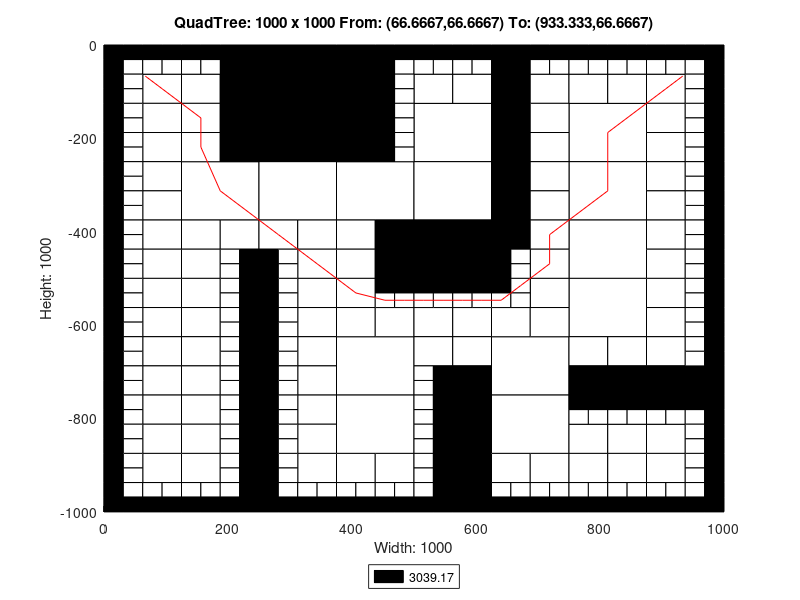

Recreate this plot in MATLAB.
axis([0 1000 -1000 0]);
title('QuadTree: 1000 x 1000 From: (66.6667,66.6667) To: (933.333,66.6667)');
xlabel('Width: 1000');
ylabel('Height: 1000');
rectangle('Position',[250 -125 125 125], 'FaceColor',[0 0 0]);
rectangle('Position',[250 -250 125 125], 'FaceColor',[0 0 0]);
rectangle('Position',[125 -375 125 125], 'FaceColor',[1 1 1]);
rectangle('Position',[250 -375 125 125], 'FaceColor',[1 1 1]);
rectangle('Position',[375 -375 125 125], 'FaceColor',[1 1 1]);
rectangle('Position',[500 -250 125 125], 'FaceColor',[1 1 1]);
rectangle('Position',[750 -250 125 125], 'FaceColor',[1 1 1]);
rectangle('Position',[500 -375 125 125], 'FaceColor',[1 1 1]);
rectangle('Position',[500 -500 125 125], 'FaceColor',[0 0 0]);
rectangle('Position',[750 -375 125 125], 'FaceColor',[1 1 1]);
rectangle('Position',[750 -500 125 125], 'FaceColor',[1 1 1]);
rectangle('Position',[375 -750 125 125], 'FaceColor',[1 1 1]);
rectangle('Position',[375 -875 125 125], 'FaceColor',[1 1 1]);
rectangle('Position',[625 -750 125 125], 'FaceColor',[1 1 1]);
rectangle('Position',[750 -625 125 125], 'FaceColor',[1 1 1]);
rectangle('Position',[625 -875 125 125], 'FaceColor',[1 1 1]);
rectangle('Position',[62.5 -125 62.5 62.5], 'FaceColor',[1 1 1]);
rectangle('Position',[187.5 -62.5 62.5 62.5], 'FaceColor',[0 0 0]);
rectangle('Position',[125 -125 62.5 62.5], 'FaceColor',[1 1 1]);
rectangle('Position',[187.5 -125 62.5 62.5], 'FaceColor',[0 0 0]);
rectangle('Position',[62.5 -187.5 62.5 62.5], 'FaceColor',[1 1 1]);
rectangle('Position',[62.5 -250 62.5 62.5], 'FaceColor',[1 1 1]);
rectangle('Position',[125 -187.5 62.5 62.5], 'FaceColor',[1 1 1]);
rectangle('Position',[187.5 -187.5 62.5 62.5], 'FaceColor',[0 0 0]);
rectangle('Position',[125 -250 62.5 62.5], 'FaceColor',[1 1 1]);
rectangle('Position',[187.5 -250 62.5 62.5], 'FaceColor',[0 0 0]);
rectangle('Position',[375 -62.5 62.5 62.5], 'FaceColor',[0 0 0]);
rectangle('Position',[375 -125 62.5 62.5], 'FaceColor',[0 0 0]);
rectangle('Position',[375 -187.5 62.5 62.5], 'FaceColor',[0 0 0]);
rectangle('Position',[375 -250 62.5 62.5], 'FaceColor',[0 0 0]);
rectangle('Position',[62.5 -312.5 62.5 62.5], 'FaceColor',[1 1 1]);
rectangle('Position',[62.5 -375 62.5 62.5], 'FaceColor',[1 1 1]);
rectangle('Position',[62.5 -437.5 62.5 62.5], 'FaceColor',[1 1 1]);
rectangle('Position',[62.5 -500 62.5 62.5], 'FaceColor',[1 1 1]);
rectangle('Position',[125 -437.5 62.5 62.5], 'FaceColor',[1 1 1]);
rectangle('Position',[187.5 -437.5 62.5 62.5], 'FaceColor',[1 1 1]);
rectangle('Position',[125 -500 62.5 62.5], 'FaceColor',[1 1 1]);
rectangle('Position',[250 -437.5 62.5 62.5], 'FaceColor',[1 1 1]);
rectangle('Position',[312.5 -437.5 62.5 62.5], 'FaceColor',[1 1 1]);
rectangle('Position',[312.5 -500 62.5 62.5], 'FaceColor',[1 1 1]);
rectangle('Position',[375 -437.5 62.5 62.5], 'FaceColor',[1 1 1]);
rectangle('Position',[437.5 -437.5 62.5 62.5], 'FaceColor',[0 0 0]);
rectangle('Position',[375 -500 62.5 62.5], 'FaceColor',[1 1 1]);
rectangle('Position',[437.5 -500 62.5 62.5], 'FaceColor',[0 0 0]);
rectangle('Position',[500 -125 62.5 62.5], 'FaceColor',[1 1 1]);
rectangle('Position',[562.5 -125 62.5 62.5], 'FaceColor',[1 1 1]);
rectangle('Position',[625 -62.5 62.5 62.5], 'FaceColor',[0 0 0]);
rectangle('Position',[625 -125 62.5 62.5], 'FaceColor',[0 0 0]);
rectangle('Position',[687.5 -125 62.5 62.5], 'FaceColor',[1 1 1]);
rectangle('Position',[625 -187.5 62.5 62.5], 'FaceColor',[0 0 0]);
rectangle('Position',[687.5 -187.5 62.5 62.5], 'FaceColor',[1 1 1]);
rectangle('Position',[625 -250 62.5 62.5], 'FaceColor',[0 0 0]);
rectangle('Position',[687.5 -250 62.5 62.5], 'FaceColor',[1 1 1]);
rectangle('Position',[750 -125 62.5 62.5], 'FaceColor',[1 1 1]);
rectangle('Position',[812.5 -125 62.5 62.5], 'FaceColor',[1 1 1]);
rectangle('Position',[875 -125 62.5 62.5], 'FaceColor',[1 1 1]);
rectangle('Position',[875 -187.5 62.5 62.5], 'FaceColor',[1 1 1]);
rectangle('Position',[875 -250 62.5 62.5], 'FaceColor',[1 1 1]);
rectangle('Position',[625 -312.5 62.5 62.5], 'FaceColor',[0 0 0]);
rectangle('Position',[687.5 -312.5 62.5 62.5], 'FaceColor',[1 1 1]);
rectangle('Position',[625 -375 62.5 62.5], 'FaceColor',[0 0 0]);
rectangle('Position',[687.5 -375 62.5 62.5], 'FaceColor',[1 1 1]);
rectangle('Position',[625 -437.5 62.5 62.5], 'FaceColor',[0 0 0]);
rectangle('Position',[687.5 -437.5 62.5 62.5], 'FaceColor',[1 1 1]);
rectangle('Position',[687.5 -500 62.5 62.5], 'FaceColor',[1 1 1]);
rectangle('Position',[875 -312.5 62.5 62.5], 'FaceColor',[1 1 1]);
rectangle('Position',[875 -375 62.5 62.5], 'FaceColor',[1 1 1]);
rectangle('Position',[875 -437.5 62.5 62.5], 'FaceColor',[1 1 1]);
rectangle('Position',[875 -500 62.5 62.5], 'FaceColor',[1 1 1]);
rectangle('Position',[62.5 -562.5 62.5 62.5], 'FaceColor',[1 1 1]);
rectangle('Position',[62.5 -625 62.5 62.5], 'FaceColor',[1 1 1]);
rectangle('Position',[125 -562.5 62.5 62.5], 'FaceColor',[1 1 1]);
rectangle('Position',[125 -625 62.5 62.5], 'FaceColor',[1 1 1]);
rectangle('Position',[62.5 -687.5 62.5 62.5], 'FaceColor',[1 1 1]);
rectangle('Position',[62.5 -750 62.5 62.5], 'FaceColor',[1 1 1]);
rectangle('Position',[125 -687.5 62.5 62.5], 'FaceColor',[1 1 1]);
rectangle('Position',[125 -750 62.5 62.5], 'FaceColor',[1 1 1]);
rectangle('Position',[312.5 -562.5 62.5 62.5], 'FaceColor',[1 1 1]);
rectangle('Position',[312.5 -625 62.5 62.5], 'FaceColor',[1 1 1]);
rectangle('Position',[375 -562.5 62.5 62.5], 'FaceColor',[1 1 1]);
rectangle('Position',[375 -625 62.5 62.5], 'FaceColor',[1 1 1]);
rectangle('Position',[437.5 -625 62.5 62.5], 'FaceColor',[1 1 1]);
rectangle('Position',[312.5 -687.5 62.5 62.5], 'FaceColor',[1 1 1]);
rectangle('Position',[312.5 -750 62.5 62.5], 'FaceColor',[1 1 1]);
rectangle('Position',[62.5 -812.5 62.5 62.5], 'FaceColor',[1 1 1]);
rectangle('Position',[62.5 -875 62.5 62.5], 'FaceColor',[1 1 1]);
rectangle('Position',[125 -812.5 62.5 62.5], 'FaceColor',[1 1 1]);
rectangle('Position',[125 -875 62.5 62.5], 'FaceColor',[1 1 1]);
rectangle('Position',[62.5 -937.5 62.5 62.5], 'FaceColor',[1 1 1]);
rectangle('Position',[125 -937.5 62.5 62.5], 'FaceColor',[1 1 1]);
rectangle('Position',[312.5 -812.5 62.5 62.5], 'FaceColor',[1 1 1]);
rectangle('Position',[312.5 -875 62.5 62.5], 'FaceColor',[1 1 1]);
rectangle('Position',[312.5 -937.5 62.5 62.5], 'FaceColor',[1 1 1]);
rectangle('Position',[375 -937.5 62.5 62.5], 'FaceColor',[1 1 1]);
rectangle('Position',[437.5 -937.5 62.5 62.5], 'FaceColor',[1 1 1]);
rectangle('Position',[500 -625 62.5 62.5], 'FaceColor',[1 1 1]);
rectangle('Position',[562.5 -625 62.5 62.5], 'FaceColor',[1 1 1]);
rectangle('Position',[687.5 -562.5 62.5 62.5], 'FaceColor',[1 1 1]);
rectangle('Position',[625 -625 62.5 62.5], 'FaceColor',[1 1 1]);
rectangle('Position',[687.5 -625 62.5 62.5], 'FaceColor',[1 1 1]);
rectangle('Position',[500 -687.5 62.5 62.5], 'FaceColor',[1 1 1]);
rectangle('Position',[562.5 -687.5 62.5 62.5], 'FaceColor',[1 1 1]);
rectangle('Position',[562.5 -750 62.5 62.5], 'FaceColor',[0 0 0]);
rectangle('Position',[875 -562.5 62.5 62.5], 'FaceColor',[1 1 1]);
rectangle('Position',[875 -625 62.5 62.5], 'FaceColor',[1 1 1]);
rectangle('Position',[750 -687.5 62.5 62.5], 'FaceColor',[1 1 1]);
rectangle('Position',[812.5 -687.5 62.5 62.5], 'FaceColor',[1 1 1]);
rectangle('Position',[750 -750 62.5 62.5], 'FaceColor',[0 0 0]);
rectangle('Position',[812.5 -750 62.5 62.5], 'FaceColor',[0 0 0]);
rectangle('Position',[875 -687.5 62.5 62.5], 'FaceColor',[1 1 1]);
rectangle('Position',[875 -750 62.5 62.5], 'FaceColor',[0 0 0]);
rectangle('Position',[937.5 -750 62.5 62.5], 'FaceColor',[0 0 0]);
rectangle('Position',[562.5 -812.5 62.5 62.5], 'FaceColor',[0 0 0]);
rectangle('Position',[562.5 -875 62.5 62.5], 'FaceColor',[0 0 0]);
rectangle('Position',[562.5 -937.5 62.5 62.5], 'FaceColor',[0 0 0]);
rectangle('Position',[562.5 -1000 62.5 62.5], 'FaceColor',[0 0 0]);
rectangle('Position',[625 -937.5 62.5 62.5], 'FaceColor',[1 1 1]);
rectangle('Position',[687.5 -937.5 62.5 62.5], 'FaceColor',[1 1 1]);
rectangle('Position',[750 -875 62.5 62.5], 'FaceColor',[1 1 1]);
rectangle('Position',[812.5 -875 62.5 62.5], 'FaceColor',[1 1 1]);
rectangle('Position',[875 -875 62.5 62.5], 'FaceColor',[1 1 1]);
rectangle('Position',[750 -937.5 62.5 62.5], 'FaceColor',[1 1 1]);
rectangle('Position',[812.5 -937.5 62.5 62.5], 'FaceColor',[1 1 1]);
rectangle('Position',[875 -937.5 62.5 62.5], 'FaceColor',[1 1 1]);
rectangle('Position',[0 -31.25 31.25 31.25], 'FaceColor',[0 0 0]);
rectangle('Position',[31.25 -31.25 31.25 31.25], 'FaceColor',[0 0 0]);
rectangle('Position',[0 -62.5 31.25 31.25], 'FaceColor',[0 0 0]);
rectangle('Position',[31.25 -62.5 31.25 31.25], 'FaceColor',[1 1 1]);
rectangle('Position',[62.5 -31.25 31.25 31.25], 'FaceColor',[0 0 0]);
rectangle('Position',[93.75 -31.25 31.25 31.25], 'FaceColor',[0 0 0]);
rectangle('Position',[62.5 -62.5 31.25 31.25], 'FaceColor',[1 1 1]);
rectangle('Position',[93.75 -62.5 31.25 31.25], 'FaceColor',[1 1 1]);
rectangle('Position',[0 -93.75 31.25 31.25], 'FaceColor',[0 0 0]);
rectangle('Position',[31.25 -93.75 31.25 31.25], 'FaceColor',[1 1 1]);
rectangle('Position',[0 -125 31.25 31.25], 'FaceColor',[0 0 0]);
rectangle('Position',[31.25 -125 31.25 31.25], 'FaceColor',[1 1 1]);
rectangle('Position',[125 -31.25 31.25 31.25], 'FaceColor',[0 0 0]);
rectangle('Position',[156.25 -31.25 31.25 31.25], 'FaceColor',[0 0 0]);
rectangle('Position',[125 -62.5 31.25 31.25], 'FaceColor',[1 1 1]);
rectangle('Position',[156.25 -62.5 31.25 31.25], 'FaceColor',[1 1 1]);
rectangle('Position',[0 -156.25 31.25 31.25], 'FaceColor',[0 0 0]);
rectangle('Position',[31.25 -156.25 31.25 31.25], 'FaceColor',[1 1 1]);
rectangle('Position',[0 -187.5 31.25 31.25], 'FaceColor',[0 0 0]);
rectangle('Position',[31.25 -187.5 31.25 31.25], 'FaceColor',[1 1 1]);
rectangle('Position',[0 -218.75 31.25 31.25], 'FaceColor',[0 0 0]);
rectangle('Position',[31.25 -218.75 31.25 31.25], 'FaceColor',[1 1 1]);
rectangle('Position',[0 -250 31.25 31.25], 'FaceColor',[0 0 0]);
rectangle('Position',[31.25 -250 31.25 31.25], 'FaceColor',[1 1 1]);
rectangle('Position',[437.5 -31.25 31.25 31.25], 'FaceColor',[0 0 0]);
rectangle('Position',[468.75 -31.25 31.25 31.25], 'FaceColor',[0 0 0]);
rectangle('Position',[437.5 -62.5 31.25 31.25], 'FaceColor',[0 0 0]);
rectangle('Position',[468.75 -62.5 31.25 31.25], 'FaceColor',[1 1 1]);
rectangle('Position',[437.5 -93.75 31.25 31.25], 'FaceColor',[0 0 0]);
rectangle('Position',[468.75 -93.75 31.25 31.25], 'FaceColor',[1 1 1]);
rectangle('Position',[437.5 -125 31.25 31.25], 'FaceColor',[0 0 0]);
rectangle('Position',[468.75 -125 31.25 31.25], 'FaceColor',[1 1 1]);
rectangle('Position',[437.5 -156.25 31.25 31.25], 'FaceColor',[0 0 0]);
rectangle('Position',[468.75 -156.25 31.25 31.25], 'FaceColor',[1 1 1]);
rectangle('Position',[437.5 -187.5 31.25 31.25], 'FaceColor',[0 0 0]);
rectangle('Position',[468.75 -187.5 31.25 31.25], 'FaceColor',[1 1 1]);
rectangle('Position',[437.5 -218.75 31.25 31.25], 'FaceColor',[0 0 0]);
rectangle('Position',[468.75 -218.75 31.25 31.25], 'FaceColor',[1 1 1]);
rectangle('Position',[437.5 -250 31.25 31.25], 'FaceColor',[0 0 0]);
rectangle('Position',[468.75 -250 31.25 31.25], 'FaceColor',[1 1 1]);
rectangle('Position',[0 -281.25 31.25 31.25], 'FaceColor',[0 0 0]);
rectangle('Position',[31.25 -281.25 31.25 31.25], 'FaceColor',[1 1 1]);
rectangle('Position',[0 -312.5 31.25 31.25], 'FaceColor',[0 0 0]);
rectangle('Position',[31.25 -312.5 31.25 31.25], 'FaceColor',[1 1 1]);
rectangle('Position',[0 -343.75 31.25 31.25], 'FaceColor',[0 0 0]);
rectangle('Position',[31.25 -343.75 31.25 31.25], 'FaceColor',[1 1 1]);
rectangle('Position',[0 -375 31.25 31.25], 'FaceColor',[0 0 0]);
rectangle('Position',[31.25 -375 31.25 31.25], 'FaceColor',[1 1 1]);
rectangle('Position',[0 -406.25 31.25 31.25], 'FaceColor',[0 0 0]);
rectangle('Position',[31.25 -406.25 31.25 31.25], 'FaceColor',[1 1 1]);
rectangle('Position',[0 -437.5 31.25 31.25], 'FaceColor',[0 0 0]);
rectangle('Position',[31.25 -437.5 31.25 31.25], 'FaceColor',[1 1 1]);
rectangle('Position',[0 -468.75 31.25 31.25], 'FaceColor',[0 0 0]);
rectangle('Position',[31.25 -468.75 31.25 31.25], 'FaceColor',[1 1 1]);
rectangle('Position',[0 -500 31.25 31.25], 'FaceColor',[0 0 0]);
rectangle('Position',[31.25 -500 31.25 31.25], 'FaceColor',[1 1 1]);
rectangle('Position',[187.5 -468.75 31.25 31.25], 'FaceColor',[1 1 1]);
rectangle('Position',[218.75 -468.75 31.25 31.25], 'FaceColor',[0 0 0]);
rectangle('Position',[187.5 -500 31.25 31.25], 'FaceColor',[1 1 1]);
rectangle('Position',[218.75 -500 31.25 31.25], 'FaceColor',[0 0 0]);
rectangle('Position',[250 -468.75 31.25 31.25], 'FaceColor',[0 0 0]);
rectangle('Position',[281.25 -468.75 31.25 31.25], 'FaceColor',[1 1 1]);
rectangle('Position',[250 -500 31.25 31.25], 'FaceColor',[0 0 0]);
rectangle('Position',[281.25 -500 31.25 31.25], 'FaceColor',[1 1 1]);
rectangle('Position',[500 -31.25 31.25 31.25], 'FaceColor',[0 0 0]);
rectangle('Position',[531.25 -31.25 31.25 31.25], 'FaceColor',[0 0 0]);
rectangle('Position',[500 -62.5 31.25 31.25], 'FaceColor',[1 1 1]);
rectangle('Position',[531.25 -62.5 31.25 31.25], 'FaceColor',[1 1 1]);
rectangle('Position',[562.5 -31.25 31.25 31.25], 'FaceColor',[0 0 0]);
rectangle('Position',[593.75 -31.25 31.25 31.25], 'FaceColor',[0 0 0]);
rectangle('Position',[562.5 -62.5 31.25 31.25], 'FaceColor',[1 1 1]);
rectangle('Position',[593.75 -62.5 31.25 31.25], 'FaceColor',[1 1 1]);
rectangle('Position',[687.5 -31.25 31.25 31.25], 'FaceColor',[0 0 0]);
rectangle('Position',[718.75 -31.25 31.25 31.25], 'FaceColor',[0 0 0]);
rectangle('Position',[687.5 -62.5 31.25 31.25], 'FaceColor',[1 1 1]);
rectangle('Position',[718.75 -62.5 31.25 31.25], 'FaceColor',[1 1 1]);
rectangle('Position',[750 -31.25 31.25 31.25], 'FaceColor',[0 0 0]);
rectangle('Position',[781.25 -31.25 31.25 31.25], 'FaceColor',[0 0 0]);
rectangle('Position',[750 -62.5 31.25 31.25], 'FaceColor',[1 1 1]);
rectangle('Position',[781.25 -62.5 31.25 31.25], 'FaceColor',[1 1 1]);
rectangle('Position',[812.5 -31.25 31.25 31.25], 'FaceColor',[0 0 0]);
rectangle('Position',[843.75 -31.25 31.25 31.25], 'FaceColor',[0 0 0]);
rectangle('Position',[812.5 -62.5 31.25 31.25], 'FaceColor',[1 1 1]);
rectangle('Position',[843.75 -62.5 31.25 31.25], 'FaceColor',[1 1 1]);
rectangle('Position',[875 -31.25 31.25 31.25], 'FaceColor',[0 0 0]);
rectangle('Position',[906.25 -31.25 31.25 31.25], 'FaceColor',[0 0 0]);
rectangle('Position',[875 -62.5 31.25 31.25], 'FaceColor',[1 1 1]);
rectangle('Position',[906.25 -62.5 31.25 31.25], 'FaceColor',[1 1 1]);
rectangle('Position',[937.5 -31.25 31.25 31.25], 'FaceColor',[0 0 0]);
rectangle('Position',[968.75 -31.25 31.25 31.25], 'FaceColor',[0 0 0]);
rectangle('Position',[937.5 -62.5 31.25 31.25], 'FaceColor',[1 1 1]);
rectangle('Position',[968.75 -62.5 31.25 31.25], 'FaceColor',[0 0 0]);
rectangle('Position',[937.5 -93.75 31.25 31.25], 'FaceColor',[1 1 1]);
rectangle('Position',[968.75 -93.75 31.25 31.25], 'FaceColor',[0 0 0]);
rectangle('Position',[937.5 -125 31.25 31.25], 'FaceColor',[1 1 1]);
rectangle('Position',[968.75 -125 31.25 31.25], 'FaceColor',[0 0 0]);
rectangle('Position',[937.5 -156.25 31.25 31.25], 'FaceColor',[1 1 1]);
rectangle('Position',[968.75 -156.25 31.25 31.25], 'FaceColor',[0 0 0]);
rectangle('Position',[937.5 -187.5 31.25 31.25], 'FaceColor',[1 1 1]);
rectangle('Position',[968.75 -187.5 31.25 31.25], 'FaceColor',[0 0 0]);
rectangle('Position',[937.5 -218.75 31.25 31.25], 'FaceColor',[1 1 1]);
rectangle('Position',[968.75 -218.75 31.25 31.25], 'FaceColor',[0 0 0]);
rectangle('Position',[937.5 -250 31.25 31.25], 'FaceColor',[1 1 1]);
rectangle('Position',[968.75 -250 31.25 31.25], 'FaceColor',[0 0 0]);
rectangle('Position',[625 -468.75 31.25 31.25], 'FaceColor',[0 0 0]);
rectangle('Position',[656.25 -468.75 31.25 31.25], 'FaceColor',[1 1 1]);
rectangle('Position',[625 -500 31.25 31.25], 'FaceColor',[0 0 0]);
rectangle('Position',[656.25 -500 31.25 31.25], 'FaceColor',[1 1 1]);
rectangle('Position',[937.5 -281.25 31.25 31.25], 'FaceColor',[1 1 1]);
rectangle('Position',[968.75 -281.25 31.25 31.25], 'FaceColor',[0 0 0]);
rectangle('Position',[937.5 -312.5 31.25 31.25], 'FaceColor',[1 1 1]);
rectangle('Position',[968.75 -312.5 31.25 31.25], 'FaceColor',[0 0 0]);
rectangle('Position',[937.5 -343.75 31.25 31.25], 'FaceColor',[1 1 1]);
rectangle('Position',[968.75 -343.75 31.25 31.25], 'FaceColor',[0 0 0]);
rectangle('Position',[937.5 -375 31.25 31.25], 'FaceColor',[1 1 1]);
rectangle('Position',[968.75 -375 31.25 31.25], 'FaceColor',[0 0 0]);
rectangle('Position',[937.5 -406.25 31.25 31.25], 'FaceColor',[1 1 1]);
rectangle('Position',[968.75 -406.25 31.25 31.25], 'FaceColor',[0 0 0]);
rectangle('Position',[937.5 -437.5 31.25 31.25], 'FaceColor',[1 1 1]);
rectangle('Position',[968.75 -437.5 31.25 31.25], 'FaceColor',[0 0 0]);
rectangle('Position',[937.5 -468.75 31.25 31.25], 'FaceColor',[1 1 1]);
rectangle('Position',[968.75 -468.75 31.25 31.25], 'FaceColor',[0 0 0]);
rectangle('Position',[937.5 -500 31.25 31.25], 'FaceColor',[1 1 1]);
rectangle('Position',[968.75 -500 31.25 31.25], 'FaceColor',[0 0 0]);
rectangle('Position',[0 -531.25 31.25 31.25], 'FaceColor',[0 0 0]);
rectangle('Position',[31.25 -531.25 31.25 31.25], 'FaceColor',[1 1 1]);
rectangle('Position',[0 -562.5 31.25 31.25], 'FaceColor',[0 0 0]);
rectangle('Position',[31.25 -562.5 31.25 31.25], 'FaceColor',[1 1 1]);
rectangle('Position',[0 -593.75 31.25 31.25], 'FaceColor',[0 0 0]);
rectangle('Position',[31.25 -593.75 31.25 31.25], 'FaceColor',[1 1 1]);
rectangle('Position',[0 -625 31.25 31.25], 'FaceColor',[0 0 0]);
rectangle('Position',[31.25 -625 31.25 31.25], 'FaceColor',[1 1 1]);
rectangle('Position',[187.5 -531.25 31.25 31.25], 'FaceColor',[1 1 1]);
rectangle('Position',[218.75 -531.25 31.25 31.25], 'FaceColor',[0 0 0]);
rectangle('Position',[187.5 -562.5 31.25 31.25], 'FaceColor',[1 1 1]);
rectangle('Position',[218.75 -562.5 31.25 31.25], 'FaceColor',[0 0 0]);
rectangle('Position',[187.5 -593.75 31.25 31.25], 'FaceColor',[1 1 1]);
rectangle('Position',[218.75 -593.75 31.25 31.25], 'FaceColor',[0 0 0]);
rectangle('Position',[187.5 -625 31.25 31.25], 'FaceColor',[1 1 1]);
rectangle('Position',[218.75 -625 31.25 31.25], 'FaceColor',[0 0 0]);
rectangle('Position',[0 -656.25 31.25 31.25], 'FaceColor',[0 0 0]);
rectangle('Position',[31.25 -656.25 31.25 31.25], 'FaceColor',[1 1 1]);
rectangle('Position',[0 -687.5 31.25 31.25], 'FaceColor',[0 0 0]);
rectangle('Position',[31.25 -687.5 31.25 31.25], 'FaceColor',[1 1 1]);
rectangle('Position',[0 -718.75 31.25 31.25], 'FaceColor',[0 0 0]);
rectangle('Position',[31.25 -718.75 31.25 31.25], 'FaceColor',[1 1 1]);
rectangle('Position',[0 -750 31.25 31.25], 'FaceColor',[0 0 0]);
rectangle('Position',[31.25 -750 31.25 31.25], 'FaceColor',[1 1 1]);
rectangle('Position',[187.5 -656.25 31.25 31.25], 'FaceColor',[1 1 1]);
rectangle('Position',[218.75 -656.25 31.25 31.25], 'FaceColor',[0 0 0]);
rectangle('Position',[187.5 -687.5 31.25 31.25], 'FaceColor',[1 1 1]);
rectangle('Position',[218.75 -687.5 31.25 31.25], 'FaceColor',[0 0 0]);
rectangle('Position',[187.5 -718.75 31.25 31.25], 'FaceColor',[1 1 1]);
rectangle('Position',[218.75 -718.75 31.25 31.25], 'FaceColor',[0 0 0]);
rectangle('Position',[187.5 -750 31.25 31.25], 'FaceColor',[1 1 1]);
rectangle('Position',[218.75 -750 31.25 31.25], 'FaceColor',[0 0 0]);
rectangle('Position',[250 -531.25 31.25 31.25], 'FaceColor',[0 0 0]);
rectangle('Position',[281.25 -531.25 31.25 31.25], 'FaceColor',[1 1 1]);
rectangle('Position',[250 -562.5 31.25 31.25], 'FaceColor',[0 0 0]);
rectangle('Position',[281.25 -562.5 31.25 31.25], 'FaceColor',[1 1 1]);
rectangle('Position',[250 -593.75 31.25 31.25], 'FaceColor',[0 0 0]);
rectangle('Position',[281.25 -593.75 31.25 31.25], 'FaceColor',[1 1 1]);
rectangle('Position',[250 -625 31.25 31.25], 'FaceColor',[0 0 0]);
rectangle('Position',[281.25 -625 31.25 31.25], 'FaceColor',[1 1 1]);
rectangle('Position',[437.5 -531.25 31.25 31.25], 'FaceColor',[0 0 0]);
rectangle('Position',[468.75 -531.25 31.25 31.25], 'FaceColor',[0 0 0]);
rectangle('Position',[437.5 -562.5 31.25 31.25], 'FaceColor',[1 1 1]);
rectangle('Position',[468.75 -562.5 31.25 31.25], 'FaceColor',[1 1 1]);
rectangle('Position',[250 -656.25 31.25 31.25], 'FaceColor',[0 0 0]);
rectangle('Position',[281.25 -656.25 31.25 31.25], 'FaceColor',[1 1 1]);
rectangle('Position',[250 -687.5 31.25 31.25], 'FaceColor',[0 0 0]);
rectangle('Position',[281.25 -687.5 31.25 31.25], 'FaceColor',[1 1 1]);
rectangle('Position',[250 -718.75 31.25 31.25], 'FaceColor',[0 0 0]);
rectangle('Position',[281.25 -718.75 31.25 31.25], 'FaceColor',[1 1 1]);
rectangle('Position',[250 -750 31.25 31.25], 'FaceColor',[0 0 0]);
rectangle('Position',[281.25 -750 31.25 31.25], 'FaceColor',[1 1 1]);
rectangle('Position',[0 -781.25 31.25 31.25], 'FaceColor',[0 0 0]);
rectangle('Position',[31.25 -781.25 31.25 31.25], 'FaceColor',[1 1 1]);
rectangle('Position',[0 -812.5 31.25 31.25], 'FaceColor',[0 0 0]);
rectangle('Position',[31.25 -812.5 31.25 31.25], 'FaceColor',[1 1 1]);
rectangle('Position',[0 -843.75 31.25 31.25], 'FaceColor',[0 0 0]);
rectangle('Position',[31.25 -843.75 31.25 31.25], 'FaceColor',[1 1 1]);
rectangle('Position',[0 -875 31.25 31.25], 'FaceColor',[0 0 0]);
rectangle('Position',[31.25 -875 31.25 31.25], 'FaceColor',[1 1 1]);
rectangle('Position',[187.5 -781.25 31.25 31.25], 'FaceColor',[1 1 1]);
rectangle('Position',[218.75 -781.25 31.25 31.25], 'FaceColor',[0 0 0]);
rectangle('Position',[187.5 -812.5 31.25 31.25], 'FaceColor',[1 1 1]);
rectangle('Position',[218.75 -812.5 31.25 31.25], 'FaceColor',[0 0 0]);
rectangle('Position',[187.5 -843.75 31.25 31.25], 'FaceColor',[1 1 1]);
rectangle('Position',[218.75 -843.75 31.25 31.25], 'FaceColor',[0 0 0]);
rectangle('Position',[187.5 -875 31.25 31.25], 'FaceColor',[1 1 1]);
rectangle('Position',[218.75 -875 31.25 31.25], 'FaceColor',[0 0 0]);
rectangle('Position',[0 -906.25 31.25 31.25], 'FaceColor',[0 0 0]);
rectangle('Position',[31.25 -906.25 31.25 31.25], 'FaceColor',[1 1 1]);
rectangle('Position',[0 -937.5 31.25 31.25], 'FaceColor',[0 0 0]);
rectangle('Position',[31.25 -937.5 31.25 31.25], 'FaceColor',[1 1 1]);
rectangle('Position',[0 -968.75 31.25 31.25], 'FaceColor',[0 0 0]);
rectangle('Position',[31.25 -968.75 31.25 31.25], 'FaceColor',[1 1 1]);
rectangle('Position',[0 -1000 31.25 31.25], 'FaceColor',[0 0 0]);
rectangle('Position',[31.25 -1000 31.25 31.25], 'FaceColor',[0 0 0]);
rectangle('Position',[62.5 -968.75 31.25 31.25], 'FaceColor',[1 1 1]);
rectangle('Position',[93.75 -968.75 31.25 31.25], 'FaceColor',[1 1 1]);
rectangle('Position',[62.5 -1000 31.25 31.25], 'FaceColor',[0 0 0]);
rectangle('Position',[93.75 -1000 31.25 31.25], 'FaceColor',[0 0 0]);
rectangle('Position',[187.5 -906.25 31.25 31.25], 'FaceColor',[1 1 1]);
rectangle('Position',[218.75 -906.25 31.25 31.25], 'FaceColor',[0 0 0]);
rectangle('Position',[187.5 -937.5 31.25 31.25], 'FaceColor',[1 1 1]);
rectangle('Position',[218.75 -937.5 31.25 31.25], 'FaceColor',[0 0 0]);
rectangle('Position',[125 -968.75 31.25 31.25], 'FaceColor',[1 1 1]);
rectangle('Position',[156.25 -968.75 31.25 31.25], 'FaceColor',[1 1 1]);
rectangle('Position',[125 -1000 31.25 31.25], 'FaceColor',[0 0 0]);
rectangle('Position',[156.25 -1000 31.25 31.25], 'FaceColor',[0 0 0]);
rectangle('Position',[187.5 -968.75 31.25 31.25], 'FaceColor',[1 1 1]);
rectangle('Position',[218.75 -968.75 31.25 31.25], 'FaceColor',[0 0 0]);
rectangle('Position',[187.5 -1000 31.25 31.25], 'FaceColor',[0 0 0]);
rectangle('Position',[218.75 -1000 31.25 31.25], 'FaceColor',[0 0 0]);
rectangle('Position',[250 -781.25 31.25 31.25], 'FaceColor',[0 0 0]);
rectangle('Position',[281.25 -781.25 31.25 31.25], 'FaceColor',[1 1 1]);
rectangle('Position',[250 -812.5 31.25 31.25], 'FaceColor',[0 0 0]);
rectangle('Position',[281.25 -812.5 31.25 31.25], 'FaceColor',[1 1 1]);
rectangle('Position',[250 -843.75 31.25 31.25], 'FaceColor',[0 0 0]);
rectangle('Position',[281.25 -843.75 31.25 31.25], 'FaceColor',[1 1 1]);
rectangle('Position',[250 -875 31.25 31.25], 'FaceColor',[0 0 0]);
rectangle('Position',[281.25 -875 31.25 31.25], 'FaceColor',[1 1 1]);
rectangle('Position',[250 -906.25 31.25 31.25], 'FaceColor',[0 0 0]);
rectangle('Position',[281.25 -906.25 31.25 31.25], 'FaceColor',[1 1 1]);
rectangle('Position',[250 -937.5 31.25 31.25], 'FaceColor',[0 0 0]);
rectangle('Position',[281.25 -937.5 31.25 31.25], 'FaceColor',[1 1 1]);
rectangle('Position',[250 -968.75 31.25 31.25], 'FaceColor',[0 0 0]);
rectangle('Position',[281.25 -968.75 31.25 31.25], 'FaceColor',[1 1 1]);
rectangle('Position',[250 -1000 31.25 31.25], 'FaceColor',[0 0 0]);
rectangle('Position',[281.25 -1000 31.25 31.25], 'FaceColor',[0 0 0]);
rectangle('Position',[312.5 -968.75 31.25 31.25], 'FaceColor',[1 1 1]);
rectangle('Position',[343.75 -968.75 31.25 31.25], 'FaceColor',[1 1 1]);
rectangle('Position',[312.5 -1000 31.25 31.25], 'FaceColor',[0 0 0]);
rectangle('Position',[343.75 -1000 31.25 31.25], 'FaceColor',[0 0 0]);
rectangle('Position',[375 -968.75 31.25 31.25], 'FaceColor',[1 1 1]);
rectangle('Position',[406.25 -968.75 31.25 31.25], 'FaceColor',[1 1 1]);
rectangle('Position',[375 -1000 31.25 31.25], 'FaceColor',[0 0 0]);
rectangle('Position',[406.25 -1000 31.25 31.25], 'FaceColor',[0 0 0]);
rectangle('Position',[437.5 -968.75 31.25 31.25], 'FaceColor',[1 1 1]);
rectangle('Position',[468.75 -968.75 31.25 31.25], 'FaceColor',[1 1 1]);
rectangle('Position',[437.5 -1000 31.25 31.25], 'FaceColor',[0 0 0]);
rectangle('Position',[468.75 -1000 31.25 31.25], 'FaceColor',[0 0 0]);
rectangle('Position',[500 -531.25 31.25 31.25], 'FaceColor',[0 0 0]);
rectangle('Position',[531.25 -531.25 31.25 31.25], 'FaceColor',[0 0 0]);
rectangle('Position',[500 -562.5 31.25 31.25], 'FaceColor',[1 1 1]);
rectangle('Position',[531.25 -562.5 31.25 31.25], 'FaceColor',[1 1 1]);
rectangle('Position',[562.5 -531.25 31.25 31.25], 'FaceColor',[0 0 0]);
rectangle('Position',[593.75 -531.25 31.25 31.25], 'FaceColor',[0 0 0]);
rectangle('Position',[562.5 -562.5 31.25 31.25], 'FaceColor',[1 1 1]);
rectangle('Position',[593.75 -562.5 31.25 31.25], 'FaceColor',[1 1 1]);
rectangle('Position',[625 -531.25 31.25 31.25], 'FaceColor',[0 0 0]);
rectangle('Position',[656.25 -531.25 31.25 31.25], 'FaceColor',[1 1 1]);
rectangle('Position',[625 -562.5 31.25 31.25], 'FaceColor',[1 1 1]);
rectangle('Position',[656.25 -562.5 31.25 31.25], 'FaceColor',[1 1 1]);
rectangle('Position',[500 -718.75 31.25 31.25], 'FaceColor',[1 1 1]);
rectangle('Position',[531.25 -718.75 31.25 31.25], 'FaceColor',[0 0 0]);
rectangle('Position',[500 -750 31.25 31.25], 'FaceColor',[1 1 1]);
rectangle('Position',[531.25 -750 31.25 31.25], 'FaceColor',[0 0 0]);
rectangle('Position',[937.5 -531.25 31.25 31.25], 'FaceColor',[1 1 1]);
rectangle('Position',[968.75 -531.25 31.25 31.25], 'FaceColor',[0 0 0]);
rectangle('Position',[937.5 -562.5 31.25 31.25], 'FaceColor',[1 1 1]);
rectangle('Position',[968.75 -562.5 31.25 31.25], 'FaceColor',[0 0 0]);
rectangle('Position',[937.5 -593.75 31.25 31.25], 'FaceColor',[1 1 1]);
rectangle('Position',[968.75 -593.75 31.25 31.25], 'FaceColor',[0 0 0]);
rectangle('Position',[937.5 -625 31.25 31.25], 'FaceColor',[1 1 1]);
rectangle('Position',[968.75 -625 31.25 31.25], 'FaceColor',[0 0 0]);
rectangle('Position',[937.5 -656.25 31.25 31.25], 'FaceColor',[1 1 1]);
rectangle('Position',[968.75 -656.25 31.25 31.25], 'FaceColor',[0 0 0]);
rectangle('Position',[937.5 -687.5 31.25 31.25], 'FaceColor',[1 1 1]);
rectangle('Position',[968.75 -687.5 31.25 31.25], 'FaceColor',[0 0 0]);
rectangle('Position',[500 -781.25 31.25 31.25], 'FaceColor',[1 1 1]);
rectangle('Position',[531.25 -781.25 31.25 31.25], 'FaceColor',[0 0 0]);
rectangle('Position',[500 -812.5 31.25 31.25], 'FaceColor',[1 1 1]);
rectangle('Position',[531.25 -812.5 31.25 31.25], 'FaceColor',[0 0 0]);
rectangle('Position',[500 -843.75 31.25 31.25], 'FaceColor',[1 1 1]);
rectangle('Position',[531.25 -843.75 31.25 31.25], 'FaceColor',[0 0 0]);
rectangle('Position',[500 -875 31.25 31.25], 'FaceColor',[1 1 1]);
rectangle('Position',[531.25 -875 31.25 31.25], 'FaceColor',[0 0 0]);
rectangle('Position',[500 -906.25 31.25 31.25], 'FaceColor',[1 1 1]);
rectangle('Position',[531.25 -906.25 31.25 31.25], 'FaceColor',[0 0 0]);
rectangle('Position',[500 -937.5 31.25 31.25], 'FaceColor',[1 1 1]);
rectangle('Position',[531.25 -937.5 31.25 31.25], 'FaceColor',[0 0 0]);
rectangle('Position',[500 -968.75 31.25 31.25], 'FaceColor',[1 1 1]);
rectangle('Position',[531.25 -968.75 31.25 31.25], 'FaceColor',[0 0 0]);
rectangle('Position',[500 -1000 31.25 31.25], 'FaceColor',[0 0 0]);
rectangle('Position',[531.25 -1000 31.25 31.25], 'FaceColor',[0 0 0]);
rectangle('Position',[625 -968.75 31.25 31.25], 'FaceColor',[1 1 1]);
rectangle('Position',[656.25 -968.75 31.25 31.25], 'FaceColor',[1 1 1]);
rectangle('Position',[625 -1000 31.25 31.25], 'FaceColor',[0 0 0]);
rectangle('Position',[656.25 -1000 31.25 31.25], 'FaceColor',[0 0 0]);
rectangle('Position',[687.5 -968.75 31.25 31.25], 'FaceColor',[1 1 1]);
rectangle('Position',[718.75 -968.75 31.25 31.25], 'FaceColor',[1 1 1]);
rectangle('Position',[687.5 -1000 31.25 31.25], 'FaceColor',[0 0 0]);
rectangle('Position',[718.75 -1000 31.25 31.25], 'FaceColor',[0 0 0]);
rectangle('Position',[750 -781.25 31.25 31.25], 'FaceColor',[0 0 0]);
rectangle('Position',[781.25 -781.25 31.25 31.25], 'FaceColor',[0 0 0]);
rectangle('Position',[750 -812.5 31.25 31.25], 'FaceColor',[1 1 1]);
rectangle('Position',[781.25 -812.5 31.25 31.25], 'FaceColor',[1 1 1]);
rectangle('Position',[812.5 -781.25 31.25 31.25], 'FaceColor',[0 0 0]);
rectangle('Position',[843.75 -781.25 31.25 31.25], 'FaceColor',[0 0 0]);
rectangle('Position',[812.5 -812.5 31.25 31.25], 'FaceColor',[1 1 1]);
rectangle('Position',[843.75 -812.5 31.25 31.25], 'FaceColor',[1 1 1]);
rectangle('Position',[875 -781.25 31.25 31.25], 'FaceColor',[0 0 0]);
rectangle('Position',[906.25 -781.25 31.25 31.25], 'FaceColor',[0 0 0]);
rectangle('Position',[875 -812.5 31.25 31.25], 'FaceColor',[1 1 1]);
rectangle('Position',[906.25 -812.5 31.25 31.25], 'FaceColor',[1 1 1]);
rectangle('Position',[937.5 -781.25 31.25 31.25], 'FaceColor',[0 0 0]);
rectangle('Position',[968.75 -781.25 31.25 31.25], 'FaceColor',[0 0 0]);
rectangle('Position',[937.5 -812.5 31.25 31.25], 'FaceColor',[1 1 1]);
rectangle('Position',[968.75 -812.5 31.25 31.25], 'FaceColor',[0 0 0]);
rectangle('Position',[937.5 -843.75 31.25 31.25], 'FaceColor',[1 1 1]);
rectangle('Position',[968.75 -843.75 31.25 31.25], 'FaceColor',[0 0 0]);
rectangle('Position',[937.5 -875 31.25 31.25], 'FaceColor',[1 1 1]);
rectangle('Position',[968.75 -875 31.25 31.25], 'FaceColor',[0 0 0]);
rectangle('Position',[750 -968.75 31.25 31.25], 'FaceColor',[1 1 1]);
rectangle('Position',[781.25 -968.75 31.25 31.25], 'FaceColor',[1 1 1]);
rectangle('Position',[750 -1000 31.25 31.25], 'FaceColor',[0 0 0]);
rectangle('Position',[781.25 -1000 31.25 31.25], 'FaceColor',[0 0 0]);
rectangle('Position',[812.5 -968.75 31.25 31.25], 'FaceColor',[1 1 1]);
rectangle('Position',[843.75 -968.75 31.25 31.25], 'FaceColor',[1 1 1]);
rectangle('Position',[812.5 -1000 31.25 31.25], 'FaceColor',[0 0 0]);
rectangle('Position',[843.75 -1000 31.25 31.25], 'FaceColor',[0 0 0]);
rectangle('Position',[937.5 -906.25 31.25 31.25], 'FaceColor',[1 1 1]);
rectangle('Position',[968.75 -906.25 31.25 31.25], 'FaceColor',[0 0 0]);
rectangle('Position',[937.5 -937.5 31.25 31.25], 'FaceColor',[1 1 1]);
rectangle('Position',[968.75 -937.5 31.25 31.25], 'FaceColor',[0 0 0]);
rectangle('Position',[875 -968.75 31.25 31.25], 'FaceColor',[1 1 1]);
rectangle('Position',[906.25 -968.75 31.25 31.25], 'FaceColor',[1 1 1]);
rectangle('Position',[875 -1000 31.25 31.25], 'FaceColor',[0 0 0]);
rectangle('Position',[906.25 -1000 31.25 31.25], 'FaceColor',[0 0 0]);
rectangle('Position',[937.5 -968.75 31.25 31.25], 'FaceColor',[1 1 1]);
rectangle('Position',[968.75 -968.75 31.25 31.25], 'FaceColor',[0 0 0]);
rectangle('Position',[937.5 -1000 31.25 31.25], 'FaceColor',[0 0 0]);
rectangle('Position',[968.75 -1000 31.25 31.25], 'FaceColor',[0 0 0]);
X=[933.333,906.25,812.5,812.5,718.75,718.75,671.875,640.625,609.375,578.125,546.875,515.625,484.375,453.125,406.25,343.75,281.25,187.5,156.25,156.25,93.75,66.6667];
Y=[-66.6667,-93.75,-187.5,-312.5,-406.25,-468.75,-515.625,-546.875,-546.875,-546.875,-546.875,-546.875,-546.875,-546.875,-531.25,-468.75,-406.25,-312.5,-218.75,-156.25,-93.75,-66.6667];
hold on;
plot(X,Y,'r');
legend('3039.17','Location','southoutside');
